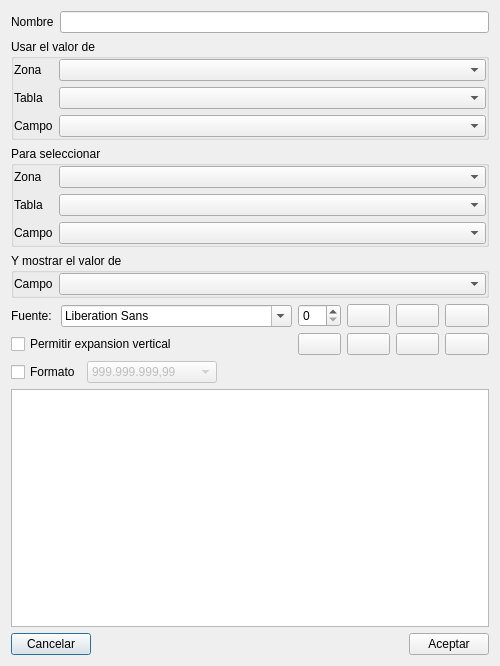
<?xml version="1.0" encoding="UTF-8"?>
<ui version="4.0">
 <class>editRelationalField</class>
 <widget class="QDialog" name="editRelationalField">
  <property name="geometry">
   <rect>
    <x>0</x>
    <y>0</y>
    <width>500</width>
    <height>666</height>
   </rect>
  </property>
  <property name="windowTitle">
   <string>Dialog</string>
  </property>
  <layout class="QGridLayout" name="gridLayout_8">
   <item row="4" column="0">
    <layout class="QGridLayout" name="gridLayout_7">
     <item row="0" column="0">
      <widget class="QLabel" name="label_4">
       <property name="text">
        <string>Fuente:</string>
       </property>
      </widget>
     </item>
     <item row="0" column="1">
      <widget class="QFontComboBox" name="fontComboBox"/>
     </item>
    </layout>
   </item>
   <item row="4" column="1" rowspan="2">
    <layout class="QGridLayout" name="gridLayout_5">
     <item row="0" column="0">
      <widget class="QSpinBox" name="sizeSpin"/>
     </item>
     <item row="0" column="1">
      <widget class="QPushButton" name="btnBold">
       <property name="maximumSize">
        <size>
         <width>43</width>
         <height>24</height>
        </size>
       </property>
       <property name="text">
        <string/>
       </property>
       <property name="icon">
        <iconset resource="../recoverdrake.qrc">
         <normaloff>:/Imagenes/text_bold.png</normaloff>:/Imagenes/text_bold.png</iconset>
       </property>
       <property name="iconSize">
        <size>
         <width>25</width>
         <height>25</height>
        </size>
       </property>
       <property name="checkable">
        <bool>true</bool>
       </property>
       <property name="autoDefault">
        <bool>false</bool>
       </property>
      </widget>
     </item>
     <item row="0" column="2">
      <widget class="QPushButton" name="btnItalic">
       <property name="maximumSize">
        <size>
         <width>43</width>
         <height>24</height>
        </size>
       </property>
       <property name="text">
        <string/>
       </property>
       <property name="icon">
        <iconset resource="../recoverdrake.qrc">
         <normaloff>:/Imagenes/text_italic.png</normaloff>:/Imagenes/text_italic.png</iconset>
       </property>
       <property name="iconSize">
        <size>
         <width>25</width>
         <height>25</height>
        </size>
       </property>
       <property name="checkable">
        <bool>true</bool>
       </property>
       <property name="autoDefault">
        <bool>false</bool>
       </property>
      </widget>
     </item>
     <item row="0" column="3">
      <widget class="QPushButton" name="btnUnder">
       <property name="maximumSize">
        <size>
         <width>44</width>
         <height>24</height>
        </size>
       </property>
       <property name="text">
        <string/>
       </property>
       <property name="icon">
        <iconset resource="../recoverdrake.qrc">
         <normaloff>:/Imagenes/text_underline.png</normaloff>:/Imagenes/text_underline.png</iconset>
       </property>
       <property name="iconSize">
        <size>
         <width>25</width>
         <height>25</height>
        </size>
       </property>
       <property name="checkable">
        <bool>true</bool>
       </property>
       <property name="autoDefault">
        <bool>false</bool>
       </property>
      </widget>
     </item>
     <item row="1" column="0">
      <widget class="QPushButton" name="btnColor">
       <property name="maximumSize">
        <size>
         <width>43</width>
         <height>24</height>
        </size>
       </property>
       <property name="text">
        <string/>
       </property>
       <property name="icon">
        <iconset resource="../recoverdrake.qrc">
         <normaloff>:/Imagenes/pantone.png</normaloff>:/Imagenes/pantone.png</iconset>
       </property>
       <property name="iconSize">
        <size>
         <width>25</width>
         <height>25</height>
        </size>
       </property>
       <property name="autoDefault">
        <bool>false</bool>
       </property>
      </widget>
     </item>
     <item row="1" column="1">
      <widget class="QPushButton" name="btnLeft">
       <property name="maximumSize">
        <size>
         <width>43</width>
         <height>24</height>
        </size>
       </property>
       <property name="text">
        <string/>
       </property>
       <property name="icon">
        <iconset resource="../recoverdrake.qrc">
         <normaloff>:/Imagenes/text_align_left.png</normaloff>:/Imagenes/text_align_left.png</iconset>
       </property>
       <property name="iconSize">
        <size>
         <width>25</width>
         <height>25</height>
        </size>
       </property>
       <property name="autoDefault">
        <bool>false</bool>
       </property>
      </widget>
     </item>
     <item row="1" column="2">
      <widget class="QPushButton" name="btnCenter">
       <property name="maximumSize">
        <size>
         <width>43</width>
         <height>24</height>
        </size>
       </property>
       <property name="text">
        <string/>
       </property>
       <property name="icon">
        <iconset resource="../recoverdrake.qrc">
         <normaloff>:/Imagenes/text_align_center.png</normaloff>:/Imagenes/text_align_center.png</iconset>
       </property>
       <property name="iconSize">
        <size>
         <width>25</width>
         <height>25</height>
        </size>
       </property>
       <property name="autoDefault">
        <bool>false</bool>
       </property>
      </widget>
     </item>
     <item row="1" column="3">
      <widget class="QPushButton" name="btnRigth">
       <property name="maximumSize">
        <size>
         <width>44</width>
         <height>24</height>
        </size>
       </property>
       <property name="text">
        <string/>
       </property>
       <property name="icon">
        <iconset resource="../recoverdrake.qrc">
         <normaloff>:/Imagenes/text_align_right.png</normaloff>:/Imagenes/text_align_right.png</iconset>
       </property>
       <property name="iconSize">
        <size>
         <width>25</width>
         <height>25</height>
        </size>
       </property>
       <property name="autoDefault">
        <bool>false</bool>
       </property>
       <property name="flat">
        <bool>false</bool>
       </property>
      </widget>
     </item>
    </layout>
   </item>
   <item row="6" column="0" colspan="2">
    <layout class="QGridLayout" name="gridLayout_6">
     <item row="0" column="1">
      <widget class="QCheckBox" name="checkBox_2">
       <property name="text">
        <string>Formato</string>
       </property>
      </widget>
     </item>
     <item row="0" column="2">
      <widget class="QComboBox" name="comobFormato">
       <property name="enabled">
        <bool>false</bool>
       </property>
       <item>
        <property name="text">
         <string>999.999.999,99</string>
        </property>
       </item>
       <item>
        <property name="text">
         <string>999,999,999.99</string>
        </property>
       </item>
       <item>
        <property name="text">
         <string>999999999,99</string>
        </property>
       </item>
       <item>
        <property name="text">
         <string>999999999.99</string>
        </property>
       </item>
       <item>
        <property name="text">
         <string>999.999.999,999</string>
        </property>
       </item>
       <item>
        <property name="text">
         <string>999.999.999,9999</string>
        </property>
       </item>
       <item>
        <property name="text">
         <string>dd/mm/aa</string>
        </property>
       </item>
       <item>
        <property name="text">
         <string>dd/mm/aaaa</string>
        </property>
       </item>
      </widget>
     </item>
     <item row="0" column="3">
      <spacer name="horizontalSpacer_2">
       <property name="orientation">
        <enum>Qt::Horizontal</enum>
       </property>
       <property name="sizeHint" stdset="0">
        <size>
         <width>40</width>
         <height>20</height>
        </size>
       </property>
      </spacer>
     </item>
    </layout>
   </item>
   <item row="7" column="0" colspan="2">
    <widget class="QGraphicsView" name="graphicsView"/>
   </item>
   <item row="3" column="0" colspan="2">
    <widget class="QGroupBox" name="groupBox_3">
     <property name="title">
      <string>Y mostrar el valor de</string>
     </property>
     <layout class="QGridLayout" name="gridLayout_3">
      <property name="leftMargin">
       <number>0</number>
      </property>
      <property name="topMargin">
       <number>0</number>
      </property>
      <property name="rightMargin">
       <number>0</number>
      </property>
      <property name="bottomMargin">
       <number>0</number>
      </property>
      <item row="0" column="0">
       <widget class="QLabel" name="label_8">
        <property name="sizePolicy">
         <sizepolicy hsizetype="Maximum" vsizetype="Preferred">
          <horstretch>0</horstretch>
          <verstretch>0</verstretch>
         </sizepolicy>
        </property>
        <property name="text">
         <string>Campo</string>
        </property>
       </widget>
      </item>
      <item row="0" column="1">
       <widget class="QComboBox" name="comboCampo_3"/>
      </item>
     </layout>
    </widget>
   </item>
   <item row="0" column="0" colspan="2">
    <layout class="QGridLayout" name="gridLayout_4">
     <item row="0" column="0">
      <widget class="QLabel" name="label_9">
       <property name="text">
        <string>Nombre</string>
       </property>
      </widget>
     </item>
     <item row="0" column="1">
      <widget class="QLineEdit" name="txtNombre"/>
     </item>
    </layout>
   </item>
   <item row="1" column="0" colspan="2">
    <widget class="QGroupBox" name="groupBox">
     <property name="title">
      <string>Usar el valor de</string>
     </property>
     <layout class="QGridLayout" name="gridLayout">
      <property name="leftMargin">
       <number>0</number>
      </property>
      <property name="topMargin">
       <number>0</number>
      </property>
      <property name="rightMargin">
       <number>0</number>
      </property>
      <property name="bottomMargin">
       <number>0</number>
      </property>
      <property name="horizontalSpacing">
       <number>6</number>
      </property>
      <item row="0" column="0">
       <widget class="QLabel" name="label">
        <property name="sizePolicy">
         <sizepolicy hsizetype="Maximum" vsizetype="Preferred">
          <horstretch>0</horstretch>
          <verstretch>0</verstretch>
         </sizepolicy>
        </property>
        <property name="text">
         <string>Zona</string>
        </property>
       </widget>
      </item>
      <item row="0" column="1">
       <widget class="QComboBox" name="comboZona"/>
      </item>
      <item row="1" column="0">
       <widget class="QLabel" name="label_2">
        <property name="sizePolicy">
         <sizepolicy hsizetype="Maximum" vsizetype="Preferred">
          <horstretch>0</horstretch>
          <verstretch>0</verstretch>
         </sizepolicy>
        </property>
        <property name="text">
         <string>Tabla</string>
        </property>
       </widget>
      </item>
      <item row="1" column="1">
       <widget class="QComboBox" name="comboTabla"/>
      </item>
      <item row="2" column="0">
       <widget class="QLabel" name="label_3">
        <property name="sizePolicy">
         <sizepolicy hsizetype="Maximum" vsizetype="Preferred">
          <horstretch>0</horstretch>
          <verstretch>0</verstretch>
         </sizepolicy>
        </property>
        <property name="text">
         <string>Campo</string>
        </property>
       </widget>
      </item>
      <item row="2" column="1">
       <widget class="QComboBox" name="comboCampo"/>
      </item>
     </layout>
    </widget>
   </item>
   <item row="2" column="0" colspan="2">
    <widget class="QGroupBox" name="groupBox_2">
     <property name="title">
      <string>Para seleccionar</string>
     </property>
     <layout class="QGridLayout" name="gridLayout_2">
      <property name="leftMargin">
       <number>0</number>
      </property>
      <property name="topMargin">
       <number>0</number>
      </property>
      <property name="rightMargin">
       <number>0</number>
      </property>
      <property name="bottomMargin">
       <number>0</number>
      </property>
      <item row="0" column="0">
       <widget class="QLabel" name="label_7">
        <property name="sizePolicy">
         <sizepolicy hsizetype="Maximum" vsizetype="Preferred">
          <horstretch>0</horstretch>
          <verstretch>0</verstretch>
         </sizepolicy>
        </property>
        <property name="text">
         <string>Zona</string>
        </property>
       </widget>
      </item>
      <item row="0" column="1">
       <widget class="QComboBox" name="comboZona_2"/>
      </item>
      <item row="1" column="0">
       <widget class="QLabel" name="label_5">
        <property name="sizePolicy">
         <sizepolicy hsizetype="Maximum" vsizetype="Preferred">
          <horstretch>0</horstretch>
          <verstretch>0</verstretch>
         </sizepolicy>
        </property>
        <property name="text">
         <string>Tabla</string>
        </property>
       </widget>
      </item>
      <item row="1" column="1">
       <widget class="QComboBox" name="comboTabla_2"/>
      </item>
      <item row="2" column="0">
       <widget class="QLabel" name="label_6">
        <property name="sizePolicy">
         <sizepolicy hsizetype="Maximum" vsizetype="Preferred">
          <horstretch>0</horstretch>
          <verstretch>0</verstretch>
         </sizepolicy>
        </property>
        <property name="text">
         <string>Campo</string>
        </property>
       </widget>
      </item>
      <item row="2" column="1">
       <widget class="QComboBox" name="comboCampo_2"/>
      </item>
     </layout>
    </widget>
   </item>
   <item row="5" column="0">
    <widget class="QCheckBox" name="checkBox">
     <property name="text">
      <string>Permitir expansion vertical</string>
     </property>
    </widget>
   </item>
   <item row="8" column="0" colspan="2">
    <layout class="QHBoxLayout" name="horizontalLayout">
     <item>
      <widget class="QPushButton" name="btnCancel">
       <property name="text">
        <string>Cancelar</string>
       </property>
       <property name="icon">
        <iconset resource="../recoverdrake.qrc">
         <normaloff>:/Imagenes/bad.png</normaloff>:/Imagenes/bad.png</iconset>
       </property>
       <property name="iconSize">
        <size>
         <width>25</width>
         <height>25</height>
        </size>
       </property>
      </widget>
     </item>
     <item>
      <spacer name="horizontalSpacer">
       <property name="orientation">
        <enum>Qt::Horizontal</enum>
       </property>
       <property name="sizeHint" stdset="0">
        <size>
         <width>40</width>
         <height>20</height>
        </size>
       </property>
      </spacer>
     </item>
     <item>
      <widget class="QPushButton" name="btnAceptar">
       <property name="text">
        <string>Aceptar</string>
       </property>
       <property name="icon">
        <iconset resource="../recoverdrake.qrc">
         <normaloff>:/Imagenes/good.png</normaloff>:/Imagenes/good.png</iconset>
       </property>
       <property name="iconSize">
        <size>
         <width>25</width>
         <height>25</height>
        </size>
       </property>
      </widget>
     </item>
    </layout>
   </item>
  </layout>
 </widget>
 <resources>
  <include location="../recoverdrake.qrc"/>
 </resources>
 <connections/>
</ui>
